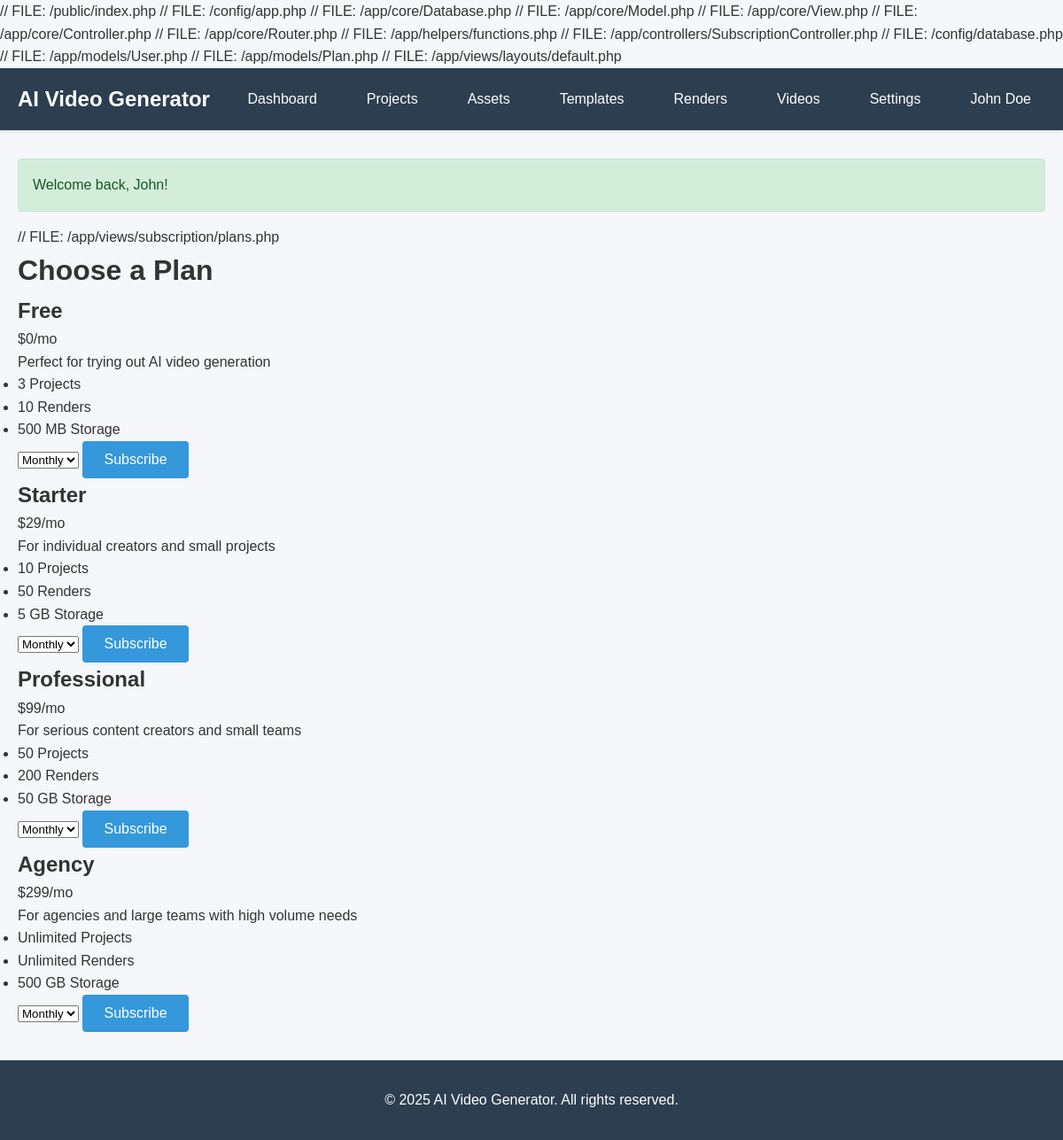
The page /subscription/plans (signed in) on the database its author committed.
### tables this page shows
CREATE TABLE `plans` (
  `id` INT UNSIGNED NOT NULL AUTO_INCREMENT,
  `name` VARCHAR(100) NOT NULL,
  `slug` VARCHAR(100) NOT NULL,
  `description` TEXT,
  `price_monthly` DECIMAL(10, 2) NOT NULL DEFAULT 0.00,
  `price_yearly` DECIMAL(10, 2) NOT NULL DEFAULT 0.00,
  `max_projects` INT DEFAULT -1 COMMENT '-1 = unlimited',
  `max_renders_per_month` INT DEFAULT -1,
  `max_render_minutes_per_month` INT DEFAULT -1,
  `max_storage_mb` INT DEFAULT -1,
  `max_team_members` INT DEFAULT -1,
  `features` TEXT COMMENT 'JSON encoded features',
  `is_active` TINYINT(1) DEFAULT 1,
  `sort_order` INT DEFAULT 0,
  `created_at` TIMESTAMP DEFAULT CURRENT_TIMESTAMP,
  `updated_at` TIMESTAMP DEFAULT CURRENT_TIMESTAMP ON UPDATE CURRENT_TIMESTAMP,
  PRIMARY KEY (`id`),
  UNIQUE KEY `slug` (`slug`)
);

### public/index.php (called while the page is built, shortened)
<?php
$config = require __DIR__ . '/../config/app.php';
require_once __DIR__ . '/../app/core/Database.php';
require_once __DIR__ . '/../app/core/Model.php';
require_once __DIR__ . '/../app/core/View.php';
require_once __DIR__ . '/../app/core/Controller.php';
require_once __DIR__ . '/../app/core/Router.php';
require_once __DIR__ . '/../app/helpers/functions.php';
$router = new Router();
$router->get('/', 'HomeController', 'index');
$router->get('/login', 'AuthController', 'login');
$router->post('/login', 'AuthController', 'loginPost');
$router->get('/register', 'AuthController', 'register');
$router->post('/register', 'AuthController', 'registerPost');
$router->get('/logout', 'AuthController', 'logout');
$router->get('/dashboard', 'DashboardController', 'index');
$router->get('/projects', 'ProjectController', 'index');
$router->get('/projects/create', 'ProjectController', 'create');
$router->post('/projects/create', 'ProjectController', 'store');
$router->get('/projects/:id', 'ProjectController', 'show');
$router->get('/projects/:id/edit', 'ProjectController', 'edit');
$router->post('/projects/:id/edit', 'ProjectController', 'update');
$router->post('/projects/:id/delete', 'ProjectController', 'delete');
$router->get('/projects/:id/scenes', 'SceneController', 'index');
$router->get('/projects/:id/scenes/create', 'SceneController', 'create');
$router->post('/projects/:id/scenes/create', 'SceneController', 'store');
$router->get('/scenes/:id/edit', 'SceneController', 'edit');
$router->post('/scenes/:id/edit', 'SceneController', 'update');
$router->post('/scenes/:id/delete', 'SceneController', 'delete');
$router->get('/assets', 'AssetController', 'index');
$router->get('/assets/upload', 'AssetController', 'upload');
$router->post('/assets/upload', 'AssetController', 'store');
$router->get('/assets/:id', 'AssetController', 'show');
$router->post('/assets/:id/delete', 'AssetController', 'delete');
$router->get('/templates', 'TemplateController', 'index');
$router->get('/templates/create', 'TemplateController', 'create');
$router->post('/templates/create', 'TemplateController', 'store');
$router->get('/templates/:id', 'TemplateController', 'show');
$router->post('/templates/:id/delete', 'TemplateController', 'delete');
$router->get('/renders', 'RenderController', 'index');
$router->get('/renders/create', 'RenderController', 'create');
$router->post('/renders/create', 'RenderController', 'store');
$router->get('/renders/:id', 'RenderController', 'show');
$router->post('/renders/:id/retry', 'RenderController', 'retry');
$router->get('/videos', 'VideoController', 'index');
$router->get('/videos/:id', 'VideoController', 'show');
$router->get('/videos/:id/download', 'VideoController', 'download');
$router->post('/videos/:id/duplicate', 'VideoController', 'duplicate');
$router->get('/tenant/settings', 'TenantController', 'settings');
$router->post('/tenant/settings', 'TenantController', 'updateSettings');
$router->get('/tenant/brand', 'TenantController', 'brand');
$router->post('/tenant/brand', 'TenantController', 'updateBrand');
$router->get('/users', 'UserController', 'index');
$router->get('/users/create', 'UserController', 'create');
$router->post('/users/create', 'UserController', 'store');
$router->get('/users/:id/edit', 'UserController', 'edit');
$router->post('/users/:id/edit', 'UserController', 'update');
$router->post('/users/:id/delete', 'UserController', 'delete');
$router->get('/subscription', 'SubscriptionController', 'index');
$router->get('/subscription/plans', 'SubscriptionController', 'plans');
$router->post('/subscription/subscribe', 'SubscriptionController', 'subscribe');
$router->get('/subscription/invoices', 'SubscriptionController', 'invoices');
$router->get('/subscription/usage', 'SubscriptionController', 'usage');
$router->get('/admin', 'AdminController', 'index');
$router->get('/admin/tenants', 'AdminController', 'tenants');
$router->get('/admin/plans', 'AdminController', 'plans');
$router->get('/admin/plans/create', 'AdminController', 'createPlan');
$router->post('/admin/plans/create', 'AdminController', 'storePlan');
$router->get('/api-keys', 'ApiKeyController', 'index');
$router->post('/api-keys/generate', 'ApiKeyController', 'generate');
$router->post('/api-keys/:id/revoke', 'ApiKeyController', 'revoke');
$router->post('/api/v1/render', 'ApiController', 'createRenderJob');
$router->get('/api/v1/render/:id', 'ApiController', 'getRenderJob');
$router->get('/analytics', 'AnalyticsController', 'index');
$router->get('/analytics/reports', 'AnalyticsController', 'reports');
$router->dispatch();

### app/views/subscription/plans.php (the view, shortened to what this page needs)
// FILE: /app/views/subscription/plans.php
<h1>Choose a Plan</h1>
<div class="plans-grid">
    <?php foreach ($plans as $plan): ?>
        <div class="plan-card">
            <h2><?php echo $this->escape($plan['name']); ?></h2>
            <p class="price">$<?php echo number_format($plan['price_monthly'], 0); ?>/mo</p>
            <p><?php echo $this->escape($plan['description']); ?></p>
            <ul>
                <li><?php echo $plan['max_projects'] == -1 ? 'Unlimited' : $plan['max_projects']; ?> Projects</li>
                <li><?php echo $plan['max_renders_per_month'] == -1 ? 'Unlimited' : $plan['max_renders_per_month']; ?> Renders</li>
                <li><?php echo formatBytes($plan['max_storage_mb'] * 1024 * 1024); ?> Storage</li>
            </ul>
            <form method="POST" action="/subscription/subscribe">
                <select name="billing_cycle">
                    <option value="monthly">Monthly</option>
                </select>
                <button type="submit" class="btn btn-primary">Subscribe</button>
            </form>
        </div>
    <?php endforeach; ?>
</div>

### public/css/style.css (style rules this page uses)
* { margin: 0; padding: 0; box-sizing: border-box; }
body { font-family: 'Arial', sans-serif; font-size: 16px; line-height: 1.6; color: #333; background: #f5f7fa; }
.btn { display: inline-block; padding: 0.75rem 1.5rem; border: none; border-radius: 4px; text-decoration: none; cursor: pointer; transition: all 0.3s; font-size: 1rem; }
.btn-primary { background: #3498db; color: white; }

### rows shown on the page
plans: name "Free", price_monthly "0", description "Perfect for trying out AI video generation", max_projects "3", max_renders_per_month "10", formatBytes($plan['max_storage_mb']*1024*1024) "500 MB"
plans: name "Starter", price_monthly "29", description "For individual creators and small projects", max_projects "10", max_renders_per_month "50", formatBytes($plan['max_storage_mb']*1024*1024) "5 GB"
plans: name "Professional", price_monthly "99", description "For serious content creators and small teams", max_projects "50", max_renders_per_month "200", formatBytes($plan['max_storage_mb']*1024*1024) "50 GB"
plans: name "Agency", price_monthly "299", description "For agencies and large teams with high volume needs", max_projects "Unlimited", max_renders_per_month "Unlimited", formatBytes($plan['max_storage_mb']*1024*1024) "500 GB"

### other values the page prints
$this->escape($_SESSION['user_name'] ?? 'User') "John Doe"
$flash "Welcome back, John!"
